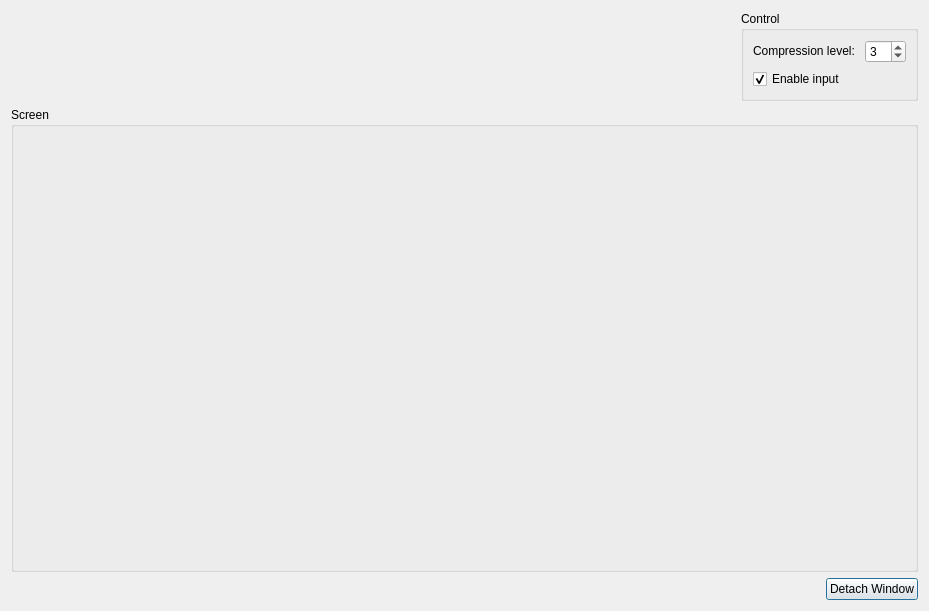
<?xml version="1.0" encoding="UTF-8"?>
<ui version="4.0">
 <class>ViewScreen</class>
 <widget class="QDialog" name="ViewScreen">
  <property name="geometry">
   <rect>
    <x>0</x>
    <y>0</y>
    <width>929</width>
    <height>611</height>
   </rect>
  </property>
  <property name="mouseTracking">
   <bool>false</bool>
  </property>
  <property name="windowTitle">
   <string>Remote Screen</string>
  </property>
  <layout class="QVBoxLayout" name="verticalLayout">
   <item>
    <layout class="QHBoxLayout" name="status">
     <property name="sizeConstraint">
      <enum>QLayout::SetDefaultConstraint</enum>
     </property>
     <item>
      <spacer name="horizontalSpacer_2">
       <property name="orientation">
        <enum>Qt::Horizontal</enum>
       </property>
       <property name="sizeHint" stdset="0">
        <size>
         <width>40</width>
         <height>20</height>
        </size>
       </property>
      </spacer>
     </item>
     <item>
      <layout class="QVBoxLayout" name="verticalLayout_2">
       <item>
        <widget class="QGroupBox" name="groupBox_2">
         <property name="title">
          <string>Control</string>
         </property>
         <layout class="QVBoxLayout" name="verticalLayout_3">
          <item>
           <layout class="QHBoxLayout" name="horizontalLayout">
            <item>
             <widget class="QLabel" name="label">
              <property name="sizePolicy">
               <sizepolicy hsizetype="Fixed" vsizetype="Fixed">
                <horstretch>0</horstretch>
                <verstretch>0</verstretch>
               </sizepolicy>
              </property>
              <property name="text">
               <string>Compression level: </string>
              </property>
             </widget>
            </item>
            <item>
             <widget class="QSpinBox" name="level_spinbox">
              <property name="maximum">
               <number>22</number>
              </property>
              <property name="value">
               <number>3</number>
              </property>
             </widget>
            </item>
           </layout>
          </item>
          <item>
           <widget class="QCheckBox" name="enable_input">
            <property name="mouseTracking">
             <bool>false</bool>
            </property>
            <property name="text">
             <string>Enable input</string>
            </property>
            <property name="checked">
             <bool>true</bool>
            </property>
           </widget>
          </item>
         </layout>
        </widget>
       </item>
      </layout>
     </item>
    </layout>
   </item>
   <item>
    <widget class="QGroupBox" name="groupBox">
     <property name="sizePolicy">
      <sizepolicy hsizetype="Preferred" vsizetype="Preferred">
       <horstretch>0</horstretch>
       <verstretch>0</verstretch>
      </sizepolicy>
     </property>
     <property name="title">
      <string>Screen</string>
     </property>
     <layout class="QHBoxLayout" name="screen_layout">
      <item>
       <spacer name="verticalSpacer">
        <property name="orientation">
         <enum>Qt::Vertical</enum>
        </property>
        <property name="sizeHint" stdset="0">
         <size>
          <width>20</width>
          <height>40</height>
         </size>
        </property>
       </spacer>
      </item>
     </layout>
    </widget>
   </item>
   <item>
    <layout class="QHBoxLayout" name="horizontalLayout_2">
     <item>
      <spacer name="horizontalSpacer">
       <property name="orientation">
        <enum>Qt::Horizontal</enum>
       </property>
       <property name="sizeHint" stdset="0">
        <size>
         <width>40</width>
         <height>20</height>
        </size>
       </property>
      </spacer>
     </item>
     <item>
      <widget class="QPushButton" name="detach_window">
       <property name="text">
        <string>Detach Window</string>
       </property>
      </widget>
     </item>
    </layout>
   </item>
  </layout>
 </widget>
 <resources/>
 <connections/>
</ui>
